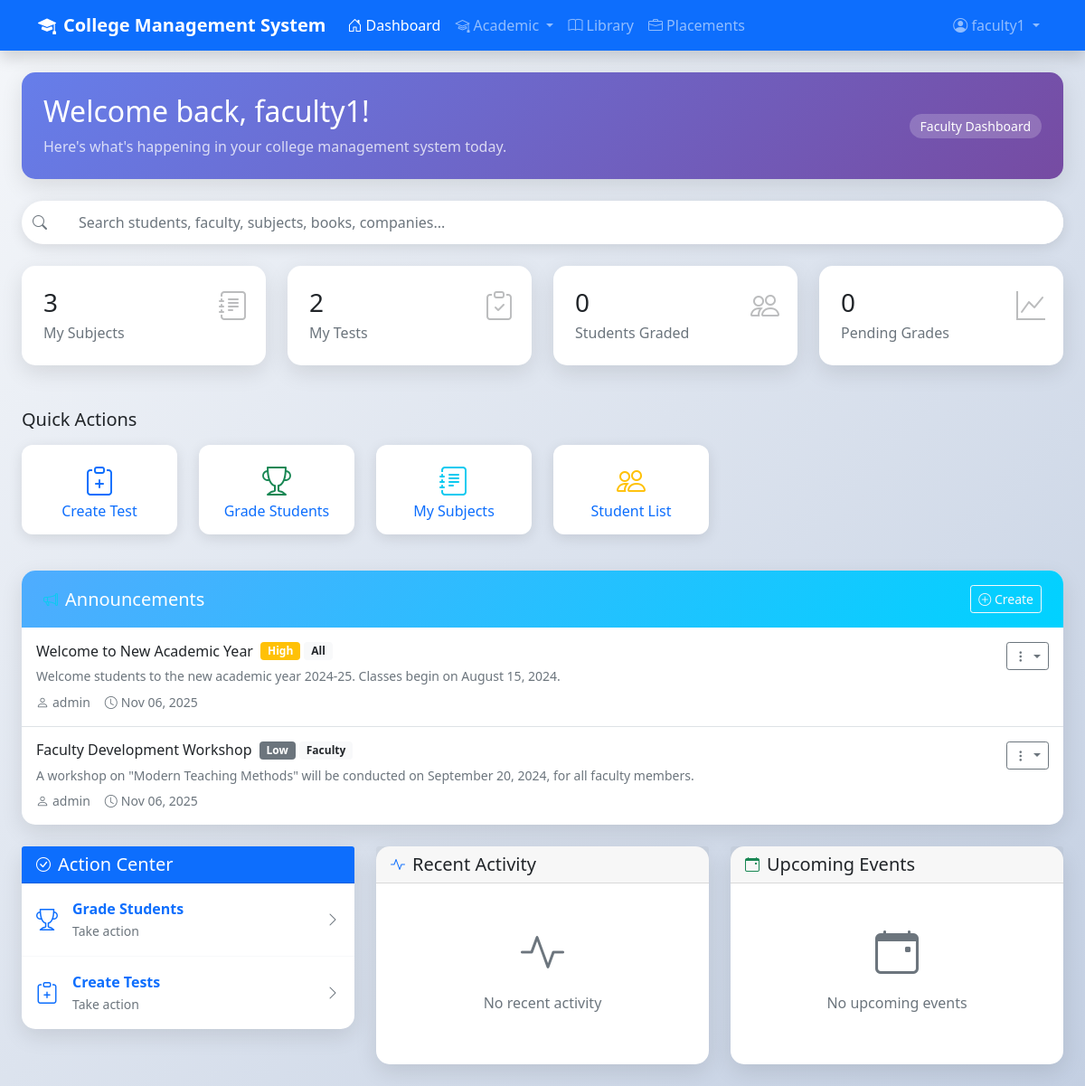
The app's page /traditional-php/dashboard.php (signed in) with its own data.
### tables this page shows
CREATE TABLE users (
    user_id INT PRIMARY KEY AUTO_INCREMENT,
    username VARCHAR(100) NOT NULL UNIQUE,
    password_hash VARCHAR(255) NOT NULL,
    role_id INT NOT NULL,
    is_active TINYINT(1) DEFAULT 1,
    created_at TIMESTAMP DEFAULT CURRENT_TIMESTAMP,
    FOREIGN KEY (role_id) REFERENCES roles(role_id)
);

CREATE TABLE roles (
    role_id INT PRIMARY KEY AUTO_INCREMENT,
    role_name VARCHAR(50) NOT NULL UNIQUE
);

CREATE TABLE announcements (
    announcement_id INT PRIMARY KEY AUTO_INCREMENT,
    title VARCHAR(200) NOT NULL,
    content TEXT NOT NULL,
    announcement_type ENUM('General', 'Academic', 'Event', 'Important', 'Emergency') DEFAULT 'General',
    target_audience ENUM('All', 'Students', 'Faculty', 'Admin') DEFAULT 'All',
    priority ENUM('Low', 'Medium', 'High', 'Critical') DEFAULT 'Medium',
    posted_by INT NOT NULL,
    is_active TINYINT(1) DEFAULT 1,
    expires_at DATETIME NULL,
    created_at TIMESTAMP DEFAULT CURRENT_TIMESTAMP,
    updated_at TIMESTAMP DEFAULT CURRENT_TIMESTAMP ON UPDATE CURRENT_TIMESTAMP,
    FOREIGN KEY (posted_by) REFERENCES users(user_id)
);

### traditional-php/dashboard.php (the view, shortened to what the rows shown need)
<?php
require_once 'config.php';
global $pdo;
$user = getCurrentUser();
$userRole = $user['role_name'] ?? 'Student';
$dashboardAnnouncements = getDashboardAnnouncements($user);
function getDashboardAnnouncements($user) {
    global $pdo;
    try {
        $userRole = $user['role_name'] ?? 'Student';
        $audienceMapping = [
            'Student' => 'Students',
            'Faculty' => 'Faculty',
            'Admin' => 'Admin',
            'Administrative Staff' => 'Admin'
        ];
        $targetAudience = $audienceMapping[$userRole] ?? $userRole;
        $currentTime = date('Y-m-d H:i:s');
        $stmt = $pdo->prepare("
            SELECT
                a.announcement_id,
                a.title,
                a.content,
                a.priority,
                a.target_audience,
                a.created_at,
                COALESCE(s.full_name, f.full_name, u.username) as created_by_name
            FROM announcements a
            LEFT JOIN users u ON a.posted_by = u.user_id
            LEFT JOIN students s ON u.user_id = s.user_id
            LEFT JOIN faculty f ON u.user_id = f.user_id
            WHERE a.is_active = 1
                AND (a.expires_at IS NULL OR a.expires_at > ?)
                AND (a.target_audience = 'All'
                     OR a.target_audience = ?)
            ORDER BY
                CASE a.priority
                    WHEN 'Critical' THEN 1
                    WHEN 'High' THEN 2
                    WHEN 'Medium' THEN 3
                    ELSE 4
                END,
                a.created_at DESC
            LIMIT 10
        ");
        $stmt->execute([$currentTime, $targetAudience]);
        return $stmt->fetchAll(PDO::FETCH_ASSOC);
    } catch (Exception $e) {
        return [];
    }
}
?>
<!DOCTYPE html>
<html lang="en">
<head>
    <link href="https://cdn.jsdelivr.net/npm/bootstrap@5.1.3/dist/css/bootstrap.min.css" rel="stylesheet">
    <link rel="stylesheet" href="https://cdn.jsdelivr.net/npm/bootstrap-icons@1.7.2/font/bootstrap-icons.css">
    <link rel="stylesheet" href="https://cdn.jsdelivr.net/npm/chart.js@3.7.0/dist/chart.min.css">
</head>
<body>
    <nav class="navbar navbar-expand-lg navbar-dark bg-primary shadow">
        <div class="container">
            <div class="collapse navbar-collapse" id="navbarNav">
                    <?php if (hasRole(['Student'])): ?>
                    <li class="nav-item">
                        <a class="nav-link" href="student-grades.php">
                            <i class="bi bi-award"></i> My Grades
                        </a>
                    </li>
                    <li class="nav-item">
                        <a class="nav-link" href="fees.php">
                            <i class="bi bi-currency-dollar"></i> Fees
                        </a>
                    </li>
                    <li class="nav-item">
                        <a class="nav-link" href="library.php">
                            <i class="bi bi-book"></i> Library
                        </a>
                    </li>
                    <?php endif; ?>
                <ul class="navbar-nav">
                    <li class="nav-item dropdown">
                        <a class="nav-link dropdown-toggle" href="#" id="userDropdown" role="button" data-bs-toggle="dropdown">
                            <i class="bi bi-person-circle"></i> <?php echo escape($user['full_name'] ?? $user['username']); ?>
                        </a>
                    </li>
                </ul>
            </div>
        </div>
    </nav>
    <div class="container-fluid mt-4 px-4">
        <div class="row mb-4">
            <div class="col-12">
                <div class="welcome-card p-4">
                    <div class="row align-items-center">
                        <div class="col-md-8">
                            <h2 class="mb-2">Welcome back, <?php echo escape($user['full_name'] ?? $user['username']); ?>!</h2>
                            <p class="mb-0 opacity-75">Here's what's happening in your college management system today.</p>
                        </div>
                        <div class="col-md-4 text-end">
                            <span class="role-badge"><?php echo $userRole; ?> Dashboard</span>
                        </div>
                    </div>
                </div>
            </div>
        </div>
        <div class="row mb-4">
            <div class="col-12">
                <div class="announcements-card">
                    <div class="card-body p-0">
                        <?php if (!empty($dashboardAnnouncements)): ?>
                            <?php foreach ($dashboardAnnouncements as $announcement): ?>
                        <div class="announcement-item border-bottom p-3">
                            <div class="d-flex justify-content-between align-items-start">
                                <div class="flex-grow-1">
                                    <div class="d-flex align-items-center mb-2">
                                        <h6 class="mb-0 me-2"><?php echo escape($announcement['title']); ?></h6>
                                        <span class="badge bg-<?php
                                            echo $announcement['priority'] === 'Critical' ? 'danger' :
                                                ($announcement['priority'] === 'High' ? 'warning' :
                                                ($announcement['priority'] === 'Medium' ? 'primary' : 'secondary'));
                                        ?> badge-sm">
                                            <?php echo ucfirst($announcement['priority']); ?>
                                        </span>
                                        <span class="badge bg-light text-dark badge-sm ms-1">
                                            <?php echo $announcement['target_audience']; ?>
                                        </span>
                                    </div>
                                    <div class="announcement-content mb-2 small">
                                        <?php
                                        $allowed_tags = '<p><br><strong><b><em><i><u><ul><ol><li><a>';
                                        $content = strip_tags($announcement['content'], $allowed_tags);
                                        if (strlen(strip_tags($content)) > 200) {
                                            $plain_text = strip_tags($content);
                                            $truncated = substr($plain_text, 0, 200);
                                            $last_space = strrpos($truncated, ' ');
                                            if ($last_space !== false) {
                                                $truncated = substr($truncated, 0, $last_space);
                                            }
                                            echo $truncated . '...';
                                        } else {
                                            echo $content;
                                        }
                                        ?>
                                    </div>
                                    <div class="d-flex align-items-center text-muted small">
                                        <i class="bi bi-person me-1"></i>
                                        <span class="me-3"><?php echo escape($announcement['created_by_name'] ?? 'System'); ?></span>
                                        <i class="bi bi-clock me-1"></i>
                                        <span><?php echo formatDate($announcement['created_at']); ?></span>
                                    </div>
                                </div>
                                <div class="d-flex align-items-center">
                                    <?php if (hasRole(['Admin', 'Administrative Staff', 'Faculty'])): ?>
                                    <div class="dropdown">
                                        <button class="btn btn-sm btn-outline-secondary dropdown-toggle" type="button" data-bs-toggle="dropdown">
                                            <i class="bi bi-three-dots-vertical"></i>
                                        </button>
                                    </div>
                                    <?php endif; ?>
                                </div>
                            </div>
                        </div>
                            <?php endforeach; ?>
                        <?php endif; ?>
                    </div>
                </div>
            </div>
        </div>
    </div>
</body>
</html>

### records on screen
users: username "faculty1", role.role_name "Faculty"
announcements: title "Welcome to New Academic Year", priority "High", target_audience "All", content "Welcome students to the new academic year 2024-25. Classes begin on August 15, 2024.", created_by_name "admin", created_at "Nov 06, 2025"
announcements: title "Faculty Development Workshop", priority "Low", target_audience "Faculty", content "A workshop on \"Modern Teaching Methods\" will be conducted on September 20, 2024, for all faculty members.", created_by_name "admin", created_at "Nov 06, 2025"

### other values on screen
$value "3"
str_replace('_', ' ', $key) "My Subjects"
$value "2"
str_replace('_', ' ', $key) "My Tests"
$value "0"
str_replace('_', ' ', $key) "Students Graded"
str_replace('_', ' ', $key) "Pending Grades"
$action['title'] "Create Test"
$action['title'] "Grade Students"
$action['title'] "My Subjects"
$action['title'] "Student List"
$action['title'] "Create Tests"
